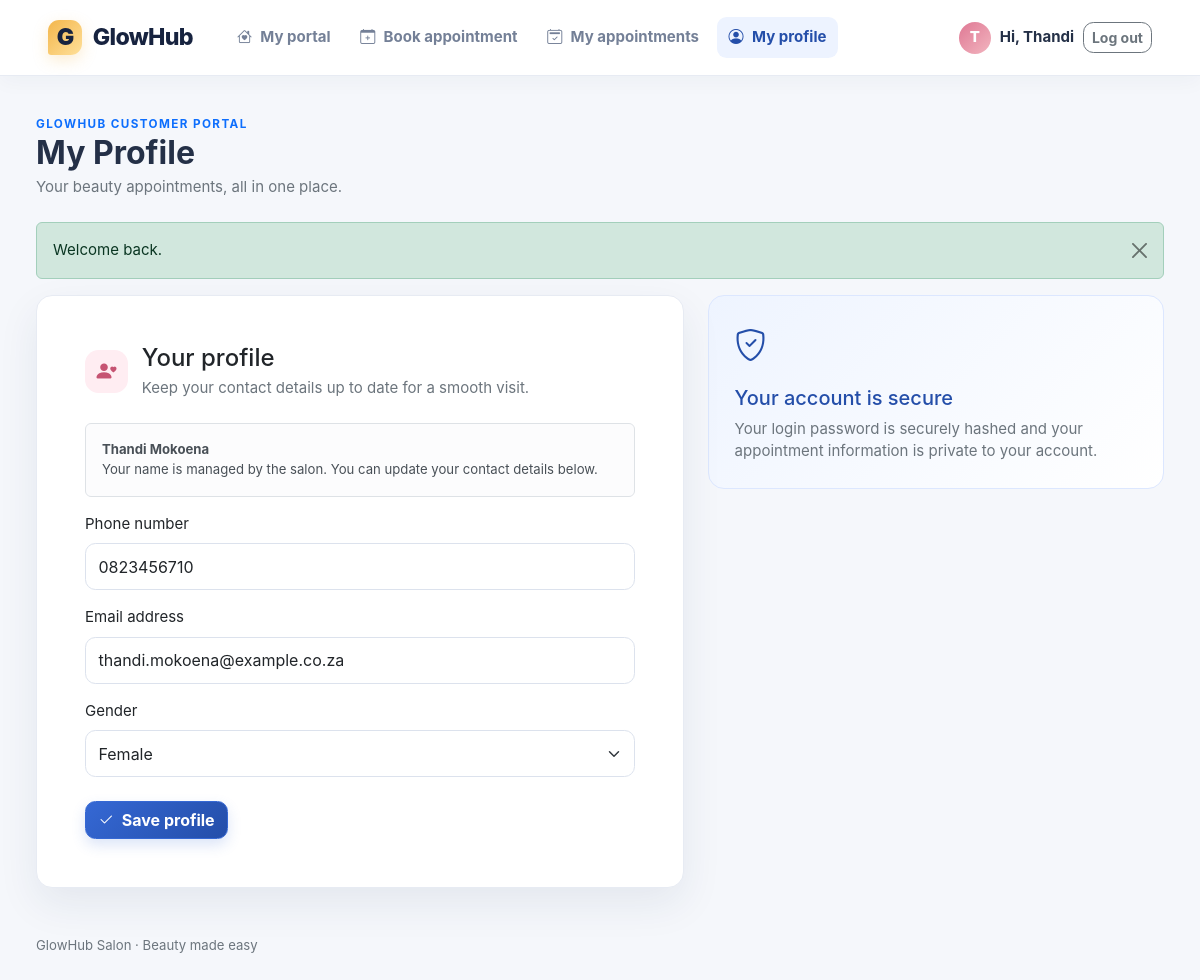
Page /customer_portal/profile.php (signed in) on the committed database.
### tables this page shows
CREATE TABLE customers (
    customer_id INT UNSIGNED AUTO_INCREMENT PRIMARY KEY,
    first_name VARCHAR(60) NOT NULL,
    last_name VARCHAR(60) NOT NULL,
    phone VARCHAR(20) NOT NULL UNIQUE,
    email VARCHAR(120) NULL UNIQUE,
    gender ENUM('Female', 'Male', 'Other') NOT NULL,
    date_registered DATE NOT NULL,
    created_at TIMESTAMP NOT NULL DEFAULT CURRENT_TIMESTAMP
);

### includes/auth.php (called while the page is built, shortened)
<?php
require_once __DIR__ . '/functions.php';
function current_user(): ?array
{
    return $_SESSION['user'] ?? null;
}

### config/database.php (called while the page is built, shortened)
<?php
function db(): PDO
{
    static $pdo = null;
    if ($pdo instanceof PDO) {
        return $pdo;
    }
    $dsn = 'mysql:host=' . DB_HOST . ';dbname=' . DB_NAME . ';charset=utf8mb4';
    try {
        $pdo = new PDO($dsn, DB_USER, DB_PASS, [
            PDO::ATTR_ERRMODE => PDO::ERRMODE_EXCEPTION,
            PDO::ATTR_DEFAULT_FETCH_MODE => PDO::FETCH_ASSOC,
            PDO::ATTR_EMULATE_PREPARES => false,
        ]);
    } catch (PDOException $exception) {
        http_response_code(503);
        exit('Database connection is unavailable. Please start MySQL and import database/salon_management.sql.');
    }
    return $pdo;
}

### customer_portal/profile.php (the view, shortened to what this page needs)
<?php
require_once __DIR__ . '/../includes/auth.php';
$page_title = 'My Profile'; $customer_active = 'profile'; require __DIR__ . '/../includes/customer_header.php';
?>
<div class="row g-4"><div class="col-lg-7"><div class="card booking-card"><div class="card-body p-4 p-md-5"><div class="booking-intro mb-4"><span class="customer-stat-icon rose"><i class="bi bi-person-heart"></i></span><div><h2 class="h4 mb-1">Your profile</h2><p class="text-secondary mb-0">Keep your contact details up to date for a smooth visit.</p></div></div><?php if ($errors): ?><div class="alert alert-danger"><ul class="mb-0"><?php foreach ($errors as $error): ?><li><?= e($error) ?></li><?php endforeach; ?></ul></div><?php endif; ?><div class="alert alert-light border small"><strong><?= e($customer['first_name'] . ' ' . $customer['last_name']) ?></strong><br>Your name is managed by the salon. You can update your contact details below.</div><form method="post"><?= csrf_input() ?><div class="mb-3"><label class="form-label">Phone number</label><input class="form-control" name="phone" value="<?= e($customer['phone']) ?>" required></div><div class="mb-3"><label class="form-label">Email address</label><input class="form-control" type="email" name="email" value="<?= e($customer['email']) ?>" required></div><div class="mb-4"><label class="form-label">Gender</label><select class="form-select" name="gender" required><?php foreach(['Female','Male','Other'] as $option): ?><option <?= $customer['gender'] === $option ? 'selected' : '' ?>><?= e($option) ?></option><?php endforeach; ?></select></div><button class="btn btn-primary"><i class="bi bi-check2 me-1"></i> Save profile</button></form></div></div></div><div class="col-lg-5"><div class="customer-tip-card"><i class="bi bi-shield-check"></i><h3 class="h5 mt-3">Your account is secure</h3><p class="text-secondary mb-0">Your login password is securely hashed and your appointment information is private to your account.</p></div></div></div>
<?php require __DIR__ . '/../includes/customer_footer.php';

### includes/customer_header.php (shortened to what this page needs)
<?php
require_once __DIR__ . '/auth.php';
$page_title = $page_title ?? 'Customer Portal';
$customer = one_row('SELECT * FROM customers WHERE customer_id = ?', [(int) current_user()['customer_id']]);
?>
<!doctype html>
<html lang="en">
<head>
    <link href="https://cdn.jsdelivr.net/npm/bootstrap@5.3.3/dist/css/bootstrap.min.css" rel="stylesheet">
    <link href="https://cdn.jsdelivr.net/npm/bootstrap-icons@1.11.3/font/bootstrap-icons.min.css" rel="stylesheet">
    <link href="<?= e(app_url('assets/css/style.css')) ?>" rel="stylesheet">
</head>
<body>
<div class="customer-shell">
    <header class="customer-nav">
        <a class="brand" href="<?= e(app_url('customer_portal/index.php')) ?>"><span class="brand-mark">G</span><span>GlowHub</span></a>
        <nav class="customer-links">
            <a class="customer-link <?= ($customer_active ?? '') === 'home' ? 'active' : '' ?>" href="<?= e(app_url('customer_portal/index.php')) ?>"><i class="bi bi-house-heart"></i> My portal</a>
            <a class="customer-link <?= ($customer_active ?? '') === 'book' ? 'active' : '' ?>" href="<?= e(app_url('customer_portal/book.php')) ?>"><i class="bi bi-calendar-plus"></i> Book appointment</a>
            <a class="customer-link <?= ($customer_active ?? '') === 'appointments' ? 'active' : '' ?>" href="<?= e(app_url('customer_portal/appointments.php')) ?>"><i class="bi bi-calendar2-check"></i> My appointments</a>
            <a class="customer-link <?= ($customer_active ?? '') === 'profile' ? 'active' : '' ?>" href="<?= e(app_url('customer_portal/profile.php')) ?>"><i class="bi bi-person-circle"></i> My profile</a>
        </nav>
        <div class="customer-account"><span class="customer-avatar"><?= e(strtoupper(substr($customer['first_name'], 0, 1))) ?></span><span class="d-none d-md-inline">Hi, <?= e($customer['first_name']) ?></span><a href="<?= e(app_url('logout.php')) ?>" class="btn btn-sm btn-outline-secondary">Log out</a></div>
    </header>
    <main class="customer-main">
        <div class="customer-page-heading"><div><div class="hero-kicker text-primary">GLOWHUB CUSTOMER PORTAL</div><h1 class="h2 fw-bold mb-1"><?= e($page_title) ?></h1><p class="text-secondary mb-0">Your beauty appointments, all in one place.</p></div></div>

### assets/css/style.css (style rules this page uses)
:root { --ink: #243047; --navy: #17233f; --navy-2: #243862; --blue: #3568d4; --blue-dark: #244ea9; --sky: #66c9d8; --gold: #f3b64b; --rose: #df7894; --cream: #f5f7fb; --muted: #748097; --line: #e7ebf3; --shadow: 0 16px 40px rgba(31, 48, 85, .08); }
* { box-sizing: border-box; }
body { background: var(--cream); color: var(--ink); font-size: .94rem; font-family: Inter, ui-sans-serif, system-ui, -apple-system, BlinkMacSystemFont, "Segoe UI", sans-serif; }
a { color: var(--blue); }
.brand { color: #fff; text-decoration: none; font-weight: 850; font-size: 1.45rem; display: flex; align-items: center; gap: .65rem; letter-spacing: -.03em; }
.brand-mark, .login-logo { display: inline-flex; align-items: center; justify-content: center; width: 2.15rem; height: 2.15rem; border-radius: .7rem .7rem .7rem .2rem; background: linear-gradient(135deg, var(--gold), #ffe09a); color: var(--navy); font-weight: 900; box-shadow: 0 5px 15px rgba(243, 182, 75, .25); }
.card { border: 1px solid var(--line); border-radius: 1rem; box-shadow: var(--shadow); overflow: hidden; }
.form-control, .form-select { border-color: #dce2ed; border-radius: .65rem; padding: .65rem .78rem; }
.btn { border-radius: .65rem; font-weight: 650; }
.btn-primary { background: linear-gradient(135deg, var(--blue), var(--blue-dark)); border-color: var(--blue); box-shadow: 0 6px 14px rgba(53,104,212,.18); }
.hero-kicker { color: #bcd0ff; font-size: .73rem; text-transform: uppercase; letter-spacing: .12em; font-weight: 750; }
.customer-shell { min-height: 100vh; background: var(--cream); }
.customer-nav { min-height: 76px; padding: 1rem clamp(1rem, 4vw, 4.5rem); background: #fff; border-bottom: 1px solid var(--line); display: flex; align-items: center; gap: 2rem; box-shadow: 0 5px 20px rgba(31, 48, 85, .04); }
.customer-nav .brand { color: var(--navy); }
.customer-links { display: flex; gap: .35rem; margin-right: auto; }
.customer-link { color: var(--muted); text-decoration: none; padding: .55rem .75rem; border-radius: .6rem; font-weight: 650; }
.customer-link:hover, .customer-link.active { color: var(--blue-dark); background: #edf3ff; }
.customer-link i { margin-right: .3rem; }
.customer-account { display: flex; align-items: center; gap: .55rem; font-weight: 650; }
.customer-avatar { display: inline-flex; align-items: center; justify-content: center; width: 2rem; height: 2rem; border-radius: 50%; background: linear-gradient(135deg, var(--rose), #f2b5bf); color: #fff; font-weight: 800; }
.customer-main { max-width: 1250px; margin: 0 auto; padding: 2.5rem clamp(1rem, 4vw, 2.25rem); }
.customer-page-heading { display: flex; justify-content: space-between; margin-bottom: 1.5rem; }
.customer-stat-icon { width: 2.7rem; height: 2.7rem; display: inline-flex; align-items: center; justify-content: center; border-radius: .85rem; font-size: 1.25rem; }
.customer-stat-icon.rose { background: #ffedf2; color: #c65372; }
.booking-card { max-width: 930px; }
.booking-intro { display: flex; align-items: center; gap: .85rem; }
.customer-tip-card { padding: 1.6rem; border-radius: 1rem; border: 1px solid #dce7ff; background: linear-gradient(135deg, #eef4ff, #fff); color: var(--blue-dark); }
.customer-tip-card > i { font-size: 2rem; }

### rows in the picture
customers: first_name "T", first_name "Thandi", first_name+last_name "Thandi Mokoena", phone "0823456710", email "thandi.mokoena@example.co.za"

### other values in the picture
$page_title "My Profile"
$flash['message'] "Welcome back."
form field gender "Female"
